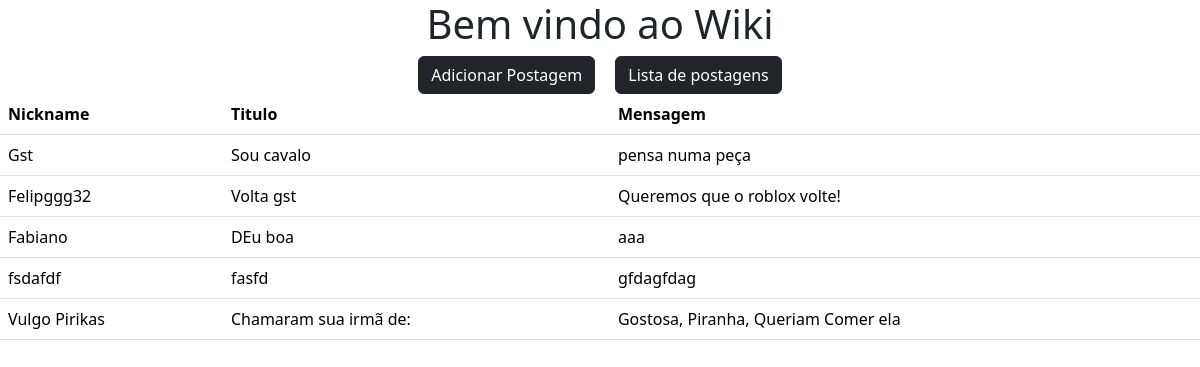
The page / on the database its author committed.
### app/models.py (models this page shows)
class Wiki(db.Model):
    id = db.Column(db.Integer, primary_key=True)
    data_envio = db.Column(db.DateTime, default=datetime.now())
    nickname = db.Column(db.String)
    titulo = db.Column(db.String)
    mensagem = db.Column(db.String)
    curtidas = db.Column(db.Integer, default=0)
    respostas = db.relationship("Resposta", back_populates="wiki")

### app/view.py (the view)
@app.route('/')
def homepage():
    dados = Wiki.query.order_by(desc(Wiki.data_envio)).limit(5).all()
    context = {'dados': reversed(dados)}
    return render_template('index.html', context=context)

### app/templates/index.html (shortened to what this page needs)
<!DOCTYPE html>
<html lang="en">
<head>
    <link href="https://cdn.jsdelivr.net/npm/bootstrap@5.3.3/dist/css/bootstrap.min.css" rel="stylesheet">
</head>
<body>
    <div class="container-fluid h-100 d-flex justify-content-center align-items-center">
        <div class="text-center">
            <h1>Bem vindo ao Wiki</h1>
            <a class="btn btn-dark mx-2" href="{{url_for('adicionarPostagem')}}">Adicionar Postagem</a>
            <a class="btn btn-dark mx-2" href="{{url_for('listaPagina')}}">Lista de postagens</a>
        </div>
    </div>
    <table class="table">
        <thead>
            <tr>
                <th>Nickname</th>
                <th>Titulo</th>
                <th>Mensagem</th>
            </tr>
        </thead>
        <body>
            {% for linha in context['dados'] %}
            <tr>
                <td>{{linha.nickname}}</td>
                <td>{{linha.titulo}}</td>
                <td>{{linha.mensagem}}</td>
            </tr>
            {% endfor %}
        </body>
    </table>
</body>
</html>

### rows shown on the page
Wiki: nickname "Gst", titulo "Sou cavalo", mensagem "pensa numa peça"
Wiki: nickname "Felipggg32", titulo "Volta gst", mensagem "Queremos que o roblox volte!"
Wiki: nickname "Fabiano", titulo "DEu boa", mensagem "aaa"
Wiki: nickname "fsdafdf", titulo "fasfd", mensagem "gfdagfdag"
Wiki: nickname "Vulgo Pirikas", titulo "Chamaram sua irmã de:", mensagem "Gostosa, Piranha, Queriam Comer ela"
